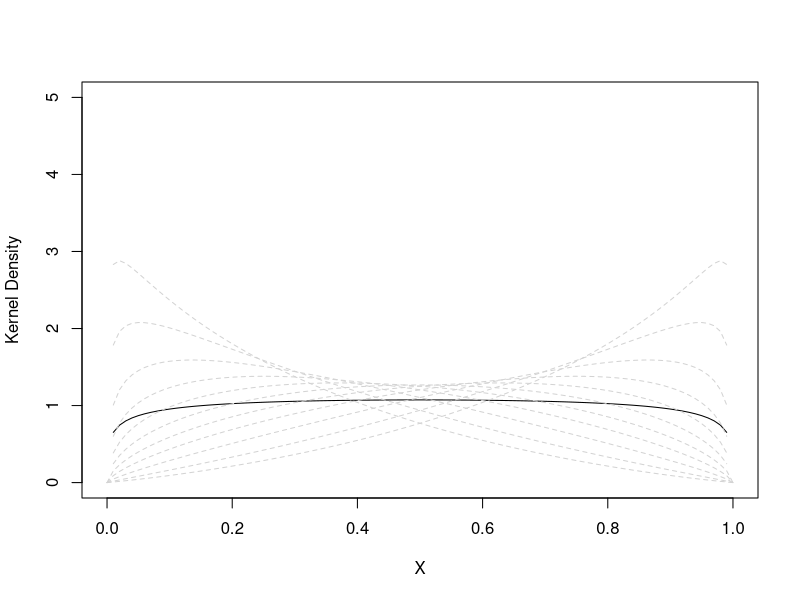

Write R code to recreate this figure.
#####################################################Jones-Henderson estimator#####################
##This Code File includes an implementation of the Jones-Henderson estimator, as well as the code
##for some visualizations of the Jones-Henderson estimator


##Function that calculates the kernel function (bivariate Gaussian copula density) over a 
##specific data-point (x,y) and with the bandwidth h.
##Input: x,y: numerics that the kernel is evaluated at
##        h: a numeric specifying the bandwidth
##Output: numeric result of the kernel function being calculated at a specific point and with a specific
##        bandwidth
gaussian_cop_kernel <- function(x, y, h) {
  b <- 1-h^2
  1/(sqrt(1-b^2))*exp((-(b^2*(qnorm(x))^2-2*b*qnorm(x)*qnorm(y)+b^2*(qnorm(y))^2)) / (2*(1-b^2)))
}

####One dimensional gaussian copula kernel estimation
##This function estimates a density with the Jones-Henderson estimator using the previously defined helper
##function. It calculates the estimate on the grid x, by using the data-points y and the bandwidth h.
##The function defaults an equally spaced grid of 101 values if no grid is specified and uses the rule of thumb
##bandwidth, presented by Jones and Henderson, if no bandwidth was provided.
##Inputs: x: numeric: grid on which the densities should be estimated.
##        y: numeric: data-points, that are used to estimate the density.
##        k: numeric: number of grid-points. If not specified, it will take the length of x.
##        h: numeric: bandwidth parameter. If not specified, Jones-Henderson's rule of thumb will be applied.
##Outputs: A list of results containing ind_est and avg_est:
##        ind_est: nxm Matrix with n the number of data-points and m the number of grid points.
##                 Kernel-values for each data values.
##        avg_est: nx2 matrix with the first column specifying the grid point and the second column
##                the estimated density value

gauss_cop_est_1d <- function(x = NULL, y, k = NULL, h = NULL){
  n <- length(y)
  #generate 101 equally spaced grid points
  if(is.null(x)) {
    x <- seq(from = 0, to = 1, by = 0.01)
  }
  #number of grid points
  if(is.null(k)) {
    k <- length(y)
  }
  #Bandwidth - calculates the optimal bandwidth according to the "rule of thumb" by Jones and Henderson
  #for the data-values y
   if(is.null(h)) {
     mu <- mean(qnorm(y))
     sigma <- sd(qnorm(y))
     h <- sigma*((2*mu^2*sigma^2+3*(1-sigma^2)^2)^(-1/5))*n^{-1/5}
    }
  #Matrix with rows for each data-value and columns for each grid-value
  Kgaussian <- matrix(0, nrow = n, ncol = k)
  for(i in 1:n) {
    for(j in 1:k) {
      #Kernel for each data-value evaluated at each grid-value
      Kgaussian[i, j] <-  gaussian_cop_kernel(x[j], y[i], h)
    }
  }
  #Mean over the data-values
  fhat <- colMeans(Kgaussian)
  #Store in list results$x: grid-values, results$y: estimated values,
  #results$individual: Kgaussian Matrix - Kernel for each data value
  results_m <- cbind(x, fhat)
  results <- list(ind_est = Kgaussian, avg_est = results_m)
  
  #class results
  class (results) <- c('list', 'GC')
  
  #print results
  results
}
 


 ## Function on some data-points:
 y <- c(0.1, 0.16, 0.25, 0.34, 0.42, 0.5, 0.58, 0.66, 0.75, 0.84, 0.9)
 k <- 101
 xx <- seq(from = 0, to = 1, by = 0.01) #grid
 #with specified bandwidth
 h <- sqrt(0.1)
 result2 <- gauss_cop_est_1d(x = xx, y = y, k = 101, h = h)
 #with "optimal" bandwidth
 result2 <- gauss_cop_est_1d(x = xx, y = y, k = 101)


# Create the plot from the thesis
plot(result2$avg_est[, "x"], result2$avg_est[, "fhat"], type = 'l', col = 'black', xlab = 'X', ylab = 'Kernel Density', ylim=c(0,5), xlim=c(0,1))
for (i in 1:length(y)) {
  lines(xx, result2$ind_est[i,], col = 'lightgrey', lty = 2)
}

